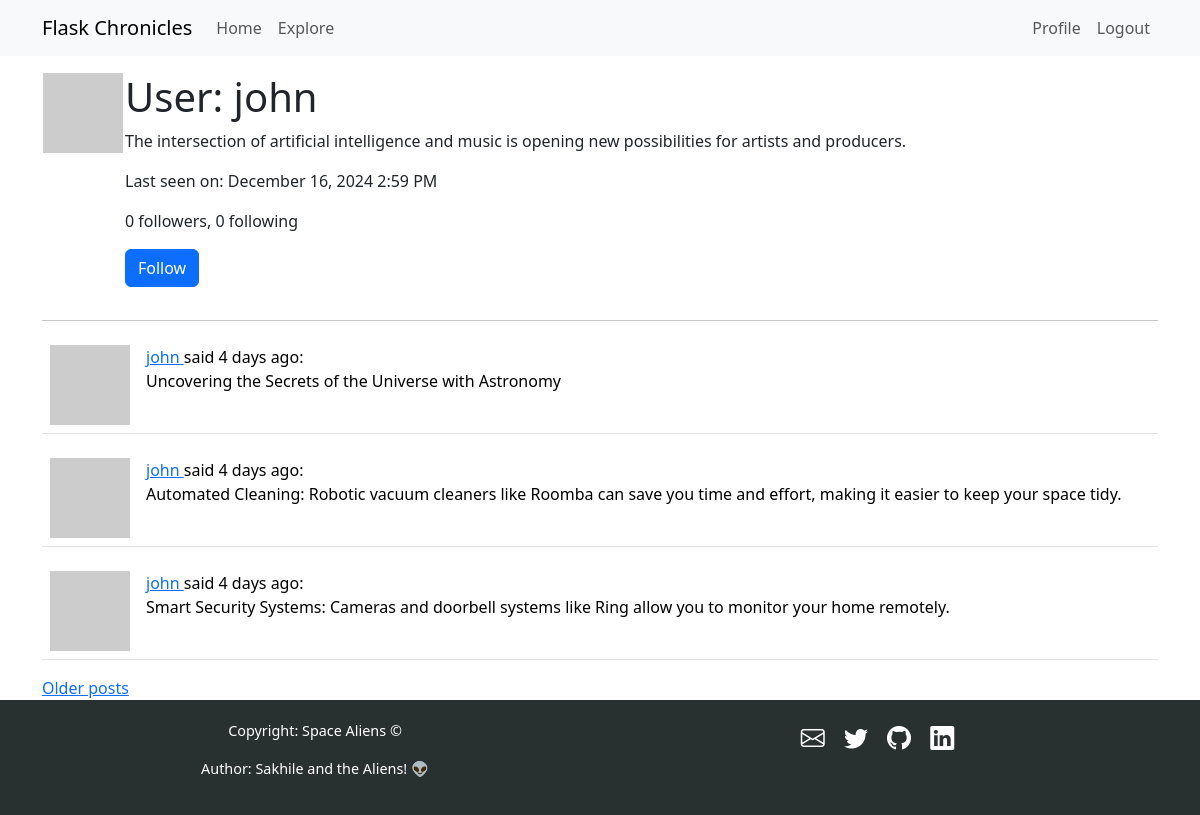
/user/john (signed in), run on the app's committed database.
### app/models.py (models this page shows, shortened)
class User(UserMixin, db.Model):
    id: so.Mapped[int] = so.mapped_column(primary_key=True)
    username: so.Mapped[str] = so.mapped_column(sa.String(64), unique=True)
    email: so.Mapped[str] = so.mapped_column(sa.String(120), index=True, unique=True)
    password_hash: so.Mapped[Optional[str]] = so.mapped_column(sa.String(256))
    posts: so.WriteOnlyMapped["Post"] = so.relationship(back_populates="author")
    about_me: so.Mapped[Optional[str]] = so.mapped_column(sa.String(140))
    last_seen: so.Mapped[Optional[datetime]] = so.mapped_column(
        default=lambda: datetime.now(timezone.utc)
    )
    following: so.WriteOnlyMapped["User"] = so.relationship(
        secondary=followers,
        primaryjoin=(followers.c.follower_id == id),
        secondaryjoin=(followers.c.followed_id == id),
        back_populates="followers",
    )
    followers: so.WriteOnlyMapped["User"] = so.relationship(
        secondary=followers,
        primaryjoin=(followers.c.followed_id == id),
        secondaryjoin=(followers.c.follower_id == id),
        back_populates="following",
    )
    def avatar(self, size):
        digest = md5(self.email.lower().encode("utf-8")).hexdigest()
        return f"https://www.gravatar.com/avatar/{digest}?d=identicon&s={size}'"
    def is_following(self, user):
        query = self.following.select().where(User.id == user.id)
        return db.session.scalar(query) is not None
    def followers_count(self):
        query = sa.select(sa.func.count()).select_from(
            self.followers.select().subquery()
        )
        return db.session.scalar(query)
    def following_count(self):
        query = sa.select(sa.func.count()).select_from(
            self.following.select().subquery()
        )
        return db.session.scalar(query)

class Post(db.Model):
    id: so.Mapped[int] = so.mapped_column(primary_key=True)
    body: so.Mapped[str] = so.mapped_column(sa.String(140))
    timestamp: so.Mapped[datetime] = so.mapped_column(
        index=True, default=lambda: datetime.now(timezone.utc)
    )
    user_id: so.Mapped[int] = so.mapped_column(sa.ForeignKey(User.id), index=True)
    author: so.Mapped[User] = so.relationship(back_populates="posts")
    language: so.Mapped[Optional[str]] = so.mapped_column(sa.String(5))

### app/routes.py (the view)
@app.route("/user/<username>")
@login_required
def user(username):
    user = db.first_or_404(sa.select(User).where(User.username == username))
    page = request.args.get("page", 1, type=int)
    query = user.posts.select().order_by(Post.timestamp.desc())
    posts = db.paginate(
        query,
        page=page,
        per_page=app.config["POSTS_PER_PAGE"],
        error_out=False,
    )
    next_url = (
        url_for("user", username=user.username, page=posts.next_num)
        if posts.has_next
        else None
    )
    prev_url = (
        url_for("user", username=user.username, page=posts.prev_num)
        if posts.has_prev
        else None
    )
    form = EmptyForm()
    return render_template(
        "user.html",
        user=user,
        posts=posts.items,
        next_url=next_url,
        prev_url=prev_url,
        form=form,
    )

### app/forms.py
class EmptyForm(FlaskForm):
    submit = SubmitField("Submit")

### app/__init__.py (called while the page is built)
def get_locale():
    return request.accept_languages.best_match(app.config["LANGUAGES"])

### app/models.py (called while the page is built)
@login.user_loader
def load_user(id):
    return db.session.get(User, int(id))

### app/routes.py (called while the page is built)
@app.before_request
def before_request():
    if current_user.is_authenticated:
        current_user.last_seen = datetime.now(timezone.utc)
        db.session.commit()
    g.locale = str(get_locale())

### app/templates/user.html (shortened to what this page needs)
{% extends "base.html" %}
{% block content %}
    <table>
        <tr valign="top">
            <td><img src="{{ user.avatar(128) }}"</td>
            <td>
                <h1>{{ _("User") }}: {{ user.username }}</h1>
                {% if user.about_me %}<p>{{ user.about_me }}</p>{% endif %}
                {% if user.last_seen %}<p>{{ _("Last seen on") }}: {{ moment(user.last_seen).format('LLL') }}</p>{% endif %}
                <p>
                    {{ _('%(count)d followers', count=user.followers_count()) }}, {{ _('%(count)d following', count=user.following_count())}}
                </p>
                {% if user == current_user %}
                <p><a href="{{ url_for('edit_profile') }}">{{ _("Edit your profile") }}</a></p>
                {% elif not current_user.is_following(user) %}
                <p>
                <form action="{{ url_for('follow', username=user.username) }}" method="post">
                    {{ form.submit(value=_('Follow'), class_='btn btn-primary') }}
                </form>
                </p>
                {% endif %}
            </td>
        </tr>
    </table>
    <hr>
    {% for post in posts %}
        {% include '_post.html' %}
    {% endfor %}
    {% if next_url %}
    <a href="{{ next_url }}">{{ _("Older posts") }}</a>
    {% endif %}
{% endblock %}

### app/templates/_post.html (shortened to what this page needs)
<table class="table table-hover">
    <tr>
        <td width="70px">
            <a href="{{ url_for('user', username=post.author.username) }}">
                <img src="{{ post.author.avatar(70) }}" />
            </a>
        </td>
        <td>
            <a href="{{ url_for('user', username=post.author.username) }}">
                {{ post.author.username }}
            </a>
            said {{ moment(post.timestamp).fromNow() }}:
            <br>
            <span id="post{{ post.id }}">{{ post.body }}</span>
        </td>
        <td>
        </td>
    </tr>
</table>

### data on the page
User: username "john", about_me "The intersection of artificial intelligence and music is opening new possibilities for artists and producers.", last_seen "December 16, 2024 2:59 PM"
Post: author.username "john", timestamp "4 days ago", body "Uncovering the Secrets of the Universe with Astronomy"
Post: author.username "john", timestamp "4 days ago", body "Automated Cleaning: Robotic vacuum cleaners like Roomba can save you time and effort, making it easier to keep your space tidy."
Post: author.username "john", timestamp "4 days ago", body "Smart Security Systems: Cameras and doorbell systems like Ring allow you to monitor your home remotely."
